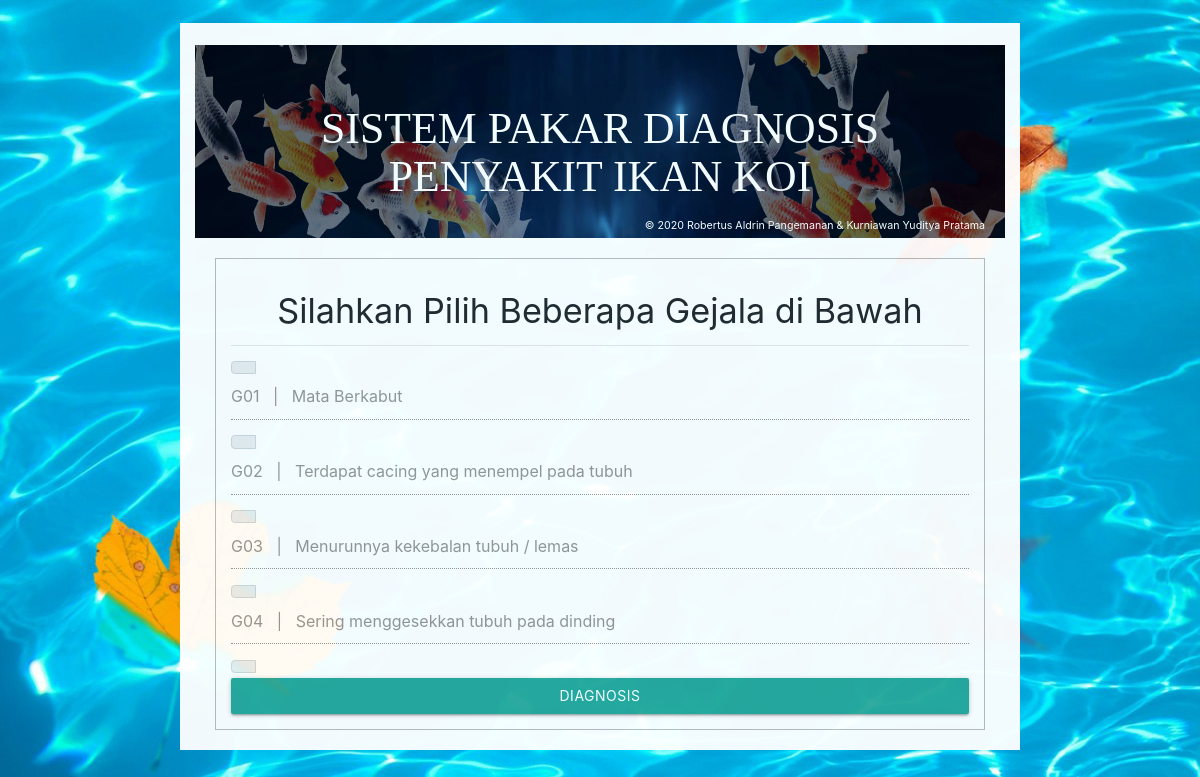
The page / on the database its author committed.
### tables this page shows
CREATE TABLE `tb_gejala` (
  `id` int(5) NOT NULL,
  `kode` varchar(5) NOT NULL,
  `gejala` varchar(200) NOT NULL
);

### index.php (the view, shortened to what this page needs)
<?php session_start(); require_once "lib/koneksi.php"; ?>
<html lang="en">
<head>
	<link rel="stylesheet" href="https://maxcdn.bootstrapcdn.com/bootstrap/4.0.0/css/bootstrap.min.css">
    <link rel="stylesheet" href="https://cdn.materialdesignicons.com/1.8.36/css/materialdesignicons.min.css">
    <link type="text/css" rel="stylesheet" href="materialize/css/materialize.min.css">
</head>
<body style="background: url(img/bg1.jpg) no-repeat fixed; background-size: 100% 100%;"><br>
<div class="container" style="background-color: white; bottom: 0px; opacity: 0.95;"><br>
  	<div style="background: url(img/hhc1.jpg) no-repeat;background-size: 100% 100%; padding: 20px; ">
  		<h3 align="center" style="padding-top: 10px; font-family: Tahoma; color: white;"><a class="aa" href="index.php">SISTEM PAKAR DIAGNOSIS PENYAKIT IKAN KOI</a><br></h3>
  		<font style="color: white;font-size: 8pt; float: right;">&copy; 2020 Robertus Aldrin Pangemanan & Kurniawan Yuditya Pratama</font>
  	</div>
<div class="tab-content" id="myTabContent">
<div class="row" style="padding: 20px">
	<div class="col-sm-12" style="border: solid 1px #bababa;">
	<h4 align="center" class="col-sm-12" style="padding-top: 10px;">Silahkan Pilih Beberapa Gejala di Bawah</h4><hr>
	<center><form style="padding-top: 0px;" action="proses.php" method="post">
	<div style="overflow: scroll; height: 317;">
	<?php
	$qry="select * from tb_gejala";
	$data=mysqli_query($kon,$qry);
	while ($d=mysqli_fetch_array($data)) {
	?>
		<div class="input-group mb-2">
		<div class="input-group-prepend">
    	<div class="input-group-text">
    	</div>
		</div>
  		<input type="text" disabled="" class="form-control" value="<?=$d['kode']?>   |   <?=$d['gejala']?>">
		</div>
	<?php
	}
	?>
  </div>
	<input type="submit" class="btn btn-primary btn-lg btn-block" name="submit" value="Diagnosis">
	</form></center>
  	</div>
</div>
</div>
</div>
<br>
</body>
</html>

### index.php (style rules this page uses)
.aa:hover, .aa:visited, .aa { color:white; text-decoration: none; }

### rows shown on the page
tb_gejala: kode+gejala "G01 | Mata Berkabut"
tb_gejala: kode+gejala "G02 | Terdapat cacing yang menempel pada tubuh"
tb_gejala: kode+gejala "G03 | Menurunnya kekebalan tubuh / lemas"
tb_gejala: kode+gejala "G04 | Sering menggesekkan tubuh pada dinding"
tb_gejala: kode+gejala "G05 | Terdapat bintik-bintik hitam (bukan corak)"
